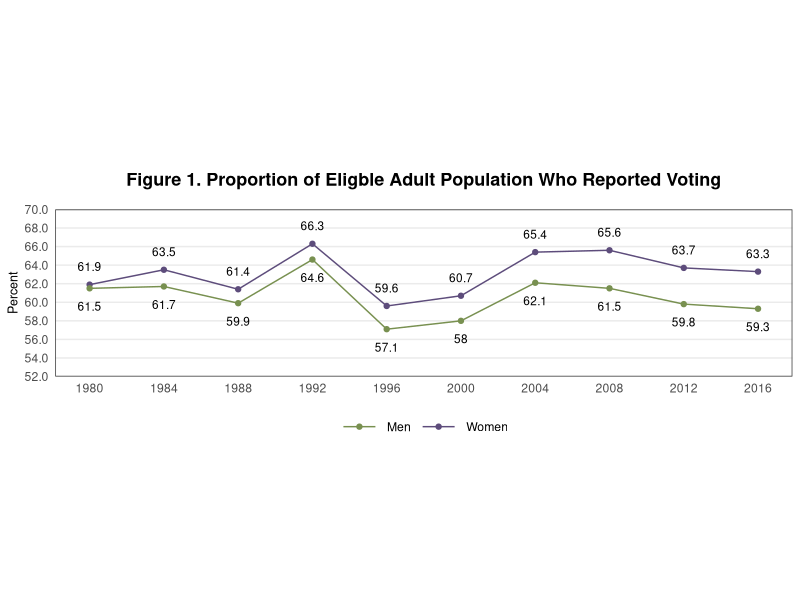
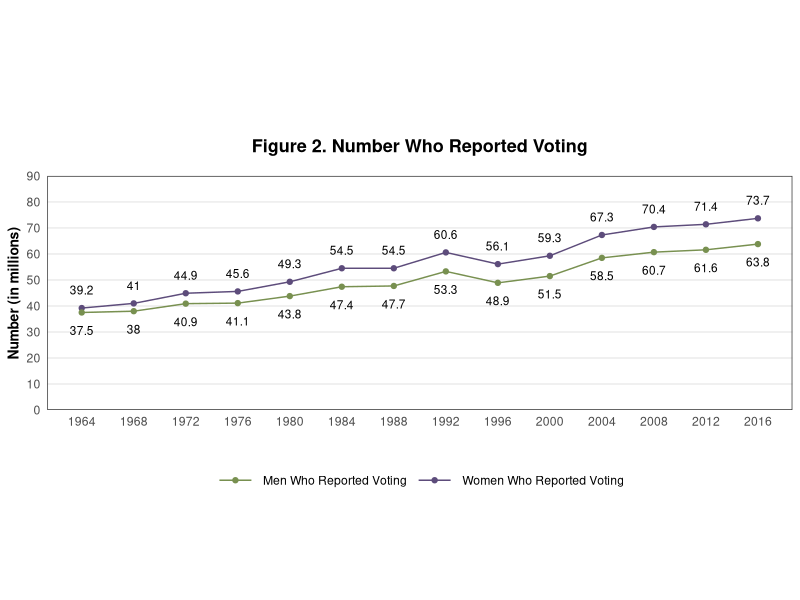

Here is the R script that generated these plots, in order:
#
# FILE:
#  vote.R
#
# DESCRIPTION:
#  Brief description of the plot, including original source/citation
#
# SLOW REVEAL ORDER:
#   1. List
#   2. Out
#   ...
#   n. Order
#
# AUTHORS:
#   Ellie (2021, main code)
#   Ian Curtis (2023, code to save plots)

library(tidyverse)
library(readxl)
library(scales)

#reading data in
vote <- read_xlsx(here::here("vote","vote_data1.xlsx"))

votew1 <- subset(vote, Gender != "Men") 

votem1 <- subset(vote, Gender != "Women")

## FIGURE 1: FIRST RECREATED GRAPHIC

#creating first, full graph
fig01 <- ggplot(vote, aes(x = Year, y = Percent, Group = Gender)) + 
  geom_line(aes(color = Gender)) + 
  geom_point(aes(color = Gender)) + 
  labs(title = "Figure 1. Proportion of Eligble Adult Population Who Reported Voting",
       x = " ") + 
  scale_color_manual(values = c("#789050","#5d4c7b")) +  
  scale_y_continuous(breaks = seq(52, 70, 2), limits = c(52, 70), 
                     labels = number_format(accuracy = 0.1), expand = c(0,0)) + 
  scale_x_continuous(breaks = seq(1980, 2016, 4), limits = c(1980, 2016), , expand = c(0.05,0.05)) + 
  geom_text(votew1, mapping = aes(label = Percent), position = position_dodge(width = 0.9), vjust = -1.5, size = 3) + 
  geom_text(votem1, mapping = aes(label = Percent), position = position_dodge(width = 0.9), vjust = 2.5, size = 3) +
  theme_bw() + 
  theme(panel.grid.minor = element_blank()) + 
  theme(panel.grid.major.x = element_blank()) + 
  theme(axis.ticks = element_blank()) +
  theme(legend.position = c(0.5, -0.3)) + 
  theme(legend.direction = "horizontal") +
  theme(legend.title = element_blank()) +
  theme(plot.title = element_text(hjust = 0.5, vjust = 4, face = "bold", size = 13)) +
  theme(axis.title.y = element_text(size = 9)) + 
  theme(legend.key.size = unit(2, "line")) +
  coord_fixed(ratio = 0.5) #changes the ratio of the x and y axis to create rectangular graph

ggsave(here::here("vote", "01_prop_vote_full_unmasked.png"), fig01)


## FIGURE 1: SECOND RECREATED GRAPHIC

vote2 <- read_xlsx(here::here("vote", "vote_data2.xlsx"))

votew2 <- subset(vote2, Gender != "Men Who Reported Voting") 

votem2 <- subset(vote2, Gender != "Women Who Reported Voting")

#creating second, full graph
fig02 <- ggplot(vote2, aes(x = Year, y = Number, Group = Gender)) + 
  geom_line(aes(color = Gender)) + 
  geom_point(aes(color = Gender)) + 
  labs(title = "Figure 2. Number Who Reported Voting",
       x = " ", y = "Number (in millions)") + 
  scale_color_manual(values = c("#789050","#5d4c7b")) +  
  scale_y_continuous(breaks = seq(0, 90, 10), limits = c(0, 90), 
                     labels = number_format(accuracy = 1), expand = c(0,0)) + 
  scale_x_continuous(breaks = seq(1964, 2016, 4), limits = c(1964, 2016), , expand = c(0.05,0.05)) + 
  geom_text(votew2, mapping = aes(label = Number), position = position_dodge(width = 0.9), vjust = -1.5, size = 3) + 
  geom_text(votem2, mapping = aes(label = Number), position = position_dodge(width = 0.9), vjust = 2.5, size = 3) +
  theme_bw() + 
  theme(panel.grid.minor = element_blank()) + 
  theme(panel.grid.major.x = element_blank()) + 
  theme(axis.ticks = element_blank()) +
  theme(legend.position = c(0.5, -0.3)) + 
  theme(legend.direction = "horizontal") +
  theme(legend.title = element_blank()) +
  theme(plot.title = element_text(hjust = 0.5, vjust = 4, face = "bold", size = 13)) +
  theme(axis.title.y = element_text(size = 9)) + 
  theme(legend.key.size = unit(2, "line")) +
  theme(axis.title.y = element_text(face = "bold", size = 10)) +
  coord_fixed(ratio = 0.2) #changes the ratio of the x and y axis to create rectangular graph

ggsave(here::here("vote", "02_nvoters_full_unmasked.png"), fig02)


